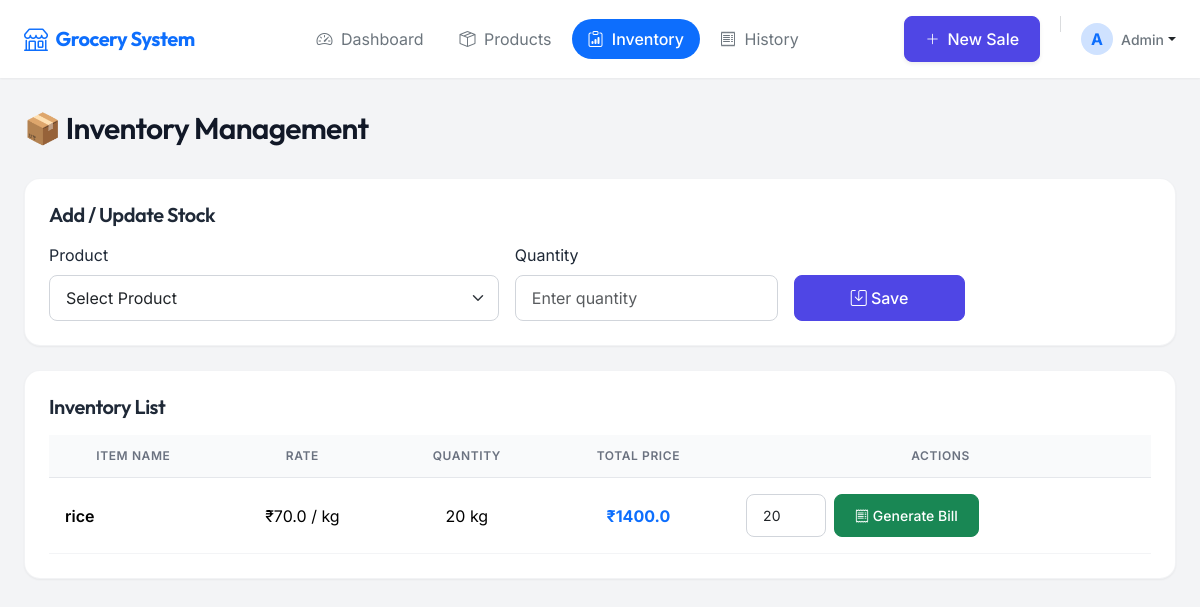
The page /inventory on the database as committed earlier.
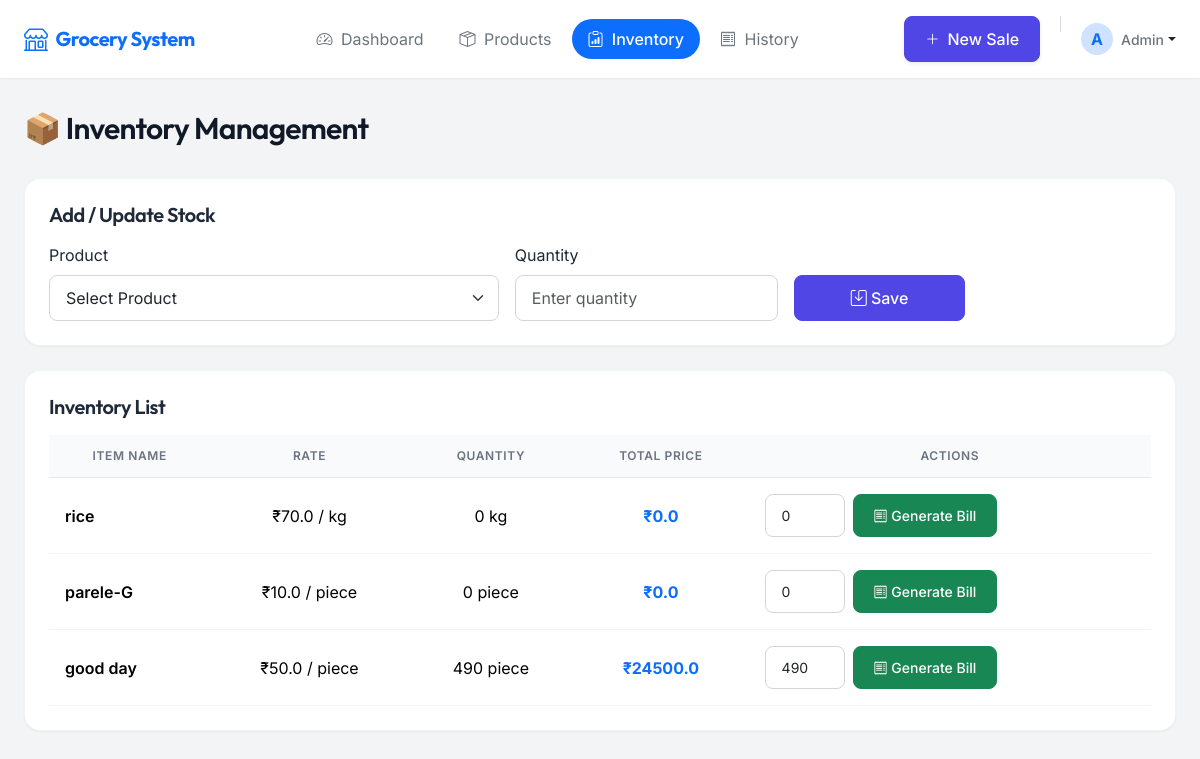
The same page on the database as committed later.
### models.py (models this page shows)
class Inventory(db.Model):
    __tablename__ = 'inventory'
    inventory_id = db.Column(db.Integer, primary_key=True)
    product_id = db.Column(
        db.Integer,
        db.ForeignKey('products.product_id', ondelete='CASCADE'),
        nullable=False,
        unique=True
    )
    quantity = db.Column(db.Integer, nullable=False)
    sales = db.relationship(
        'SaleItem',
        backref='inventory',
        cascade='all, delete-orphan'
    )

class Product(db.Model):
    __tablename__ = 'products'
    product_id = db.Column(db.Integer, primary_key=True)
    product_name = db.Column(db.String(200), nullable=False)
    rate = db.Column(db.Float, nullable=False)
    unit = db.Column(db.String(50), nullable=False)  # kg / litre / pcs
    profit = db.Column(db.Float, nullable=False, default=0.0)
    inventory = db.relationship(
        'Inventory',
        backref='product',
        uselist=False,
        cascade='all, delete-orphan'
    )

### app.py (the view)
@app.route('/inventory')
def inventory():
    products = Product.query.all()
    inventory_items = Inventory.query.join(Product).all()
    return render_template("inventory.html", products=products, inventory_items=inventory_items)

### app.py (called while the page is built)
@app.before_request
def log_request_info():
    print(f"\n[{datetime.now().strftime('%Y-%m-%d %H:%M:%S')}] {request.method} {request.path}")
    if request.method == 'POST':
        print(f"POST Data: {dict(request.form)}")
    print("-" * 50)

### templates/inventory.html (shortened to what this page needs)
{% extends "base.html" %}
{% block content %}
{% include 'owner-navbar.html' %}
<div class="page-container">
<h2 class="page-title">📦 Inventory Management</h2>
<div class="section-card mb-4">
  <h5 class="fw-semibold mb-3">Add / Update Stock</h5>
  <form method="POST" action="/update_inventory" enctype="application/x-www-form-urlencoded">
    <div class="row g-3 align-items-end">
      <div class="col-md-5">
        <label class="form-label">Product</label>
        <select name="product_id" class="form-select" required>
          <option value="">Select Product</option>
        </select>
      </div>
      <div class="col-md-3">
        <label class="form-label">Quantity</label>
        <input type="number" name="quantity" class="form-control" placeholder="Enter quantity" min="0" required>
      </div>
      <div class="col-md-2 d-grid">
        <button type="submit" class="btn btn-primary">
          <i class="bi bi-save"></i> Save
        </button>
      </div>
    </div>
  </form>
</div>
<div class="section-card">
  <h5 class="fw-semibold mb-3">Inventory List</h5>
  <div class="table-responsive">
    <table class="table table-hover align-middle text-center">
      <thead>
        <tr>
          <th>Item Name</th>
          <th>Rate</th>
          <th>Quantity</th>
          <th>Total Price</th>
          <th>Actions</th>
        </tr>
      </thead>
      <tbody>
        {% if inventory_items %}
          {% for item in inventory_items %}
          <tr>
            <td class="text-start fw-semibold">{{ item.product.product_name }}</td>
            <td>₹{{ item.product.rate }} / {{ item.product.unit }}</td>
            <td>{{ item.quantity }} {{ item.product.unit }}</td>
            <td class="fw-bold text-primary">₹{{ item.quantity * item.product.rate }}</td>
            <td>
              <form method="POST" action="/generate_bill" enctype="application/x-www-form-urlencoded" class="d-flex gap-2 align-items-center">
                <input type="number" name="quantity" class="form-control form-control-sm"
                       placeholder="Qty" min="1" max="{{ item.quantity }}"
                       value="{{ item.quantity }}" style="width: 80px;" required>
                <button type="submit" class="btn btn-success btn-sm">
                  <i class="bi bi-receipt"></i> Generate Bill
                </button>
              </form>
            </td>
          </tr>
          {% endfor %}
        {% else %}
          <tr>
            <td colspan="5" class="text-muted py-4">
              No inventory items available. Add products and update stock.
            </td>
          </tr>
        {% endif %}
      </tbody>
    </table>
  </div>
</div>
</div>
{% endblock content %}

### templates/base.html (shortened to what this page needs)
<!DOCTYPE html>
<html lang="en">
<head>
  <link href="https://cdn.jsdelivr.net/npm/bootstrap@5.3.3/dist/css/bootstrap.min.css" rel="stylesheet">
  <link href="https://cdn.jsdelivr.net/npm/bootstrap-icons@1.11.3/font/bootstrap-icons.css" rel="stylesheet">
</head>
<body>
  {% block content %}{% endblock content %}
</body>
</html>

### templates/owner-navbar.html (shortened to what this page needs)
{% block owner_navbar %}
<nav class="navbar navbar-expand-lg sticky-top mb-4"
  style="background: rgba(255,255,255,0.95); backdrop-filter: blur(10px); box-shadow: var(--shadow-sm);">
  <div class="container-fluid px-4 py-2">
    <a class="navbar-brand d-flex align-items-center gap-2 text-primary" href="/dashboard">
      <i class="bi bi-shop fs-4"></i>
      <span class="fw-bold tracking-tight">Grocery System</span>
    </a>
    <div class="collapse navbar-collapse" id="ownerNavbar">
      <ul class="navbar-nav mx-auto mb-2 mb-lg-0 gap-lg-1">
        <li class="nav-item">
          <a class="nav-link px-3 rounded-pill {% if request.path == '/dashboard' %}active bg-primary text-white fw-medium{% else %}text-secondary hover-bg-gray{% endif %}"
            href="/dashboard">
            <i class="bi bi-speedometer2 me-1"></i> Dashboard
          </a>
        </li>
        <li class="nav-item">
          <a class="nav-link px-3 rounded-pill {% if request.path == '/product' %}active bg-primary text-white fw-medium{% else %}text-secondary hover-bg-gray{% endif %}"
            href="/product">
            <i class="bi bi-box-seam me-1"></i> Products
          </a>
        </li>
        <li class="nav-item">
          <a class="nav-link px-3 rounded-pill {% if request.path == '/inventory' %}active bg-primary text-white fw-medium{% else %}text-secondary hover-bg-gray{% endif %}"
            href="/inventory">
            <i class="bi bi-clipboard-data me-1"></i> Inventory
          </a>
        </li>
        <li class="nav-item">
          <a class="nav-link px-3 rounded-pill {% if request.path == '/bill' %}active bg-primary text-white fw-medium{% else %}text-secondary hover-bg-gray{% endif %}"
            href="/bill">
            <i class="bi bi-receipt me-1"></i> History
          </a>
        </li>
      </ul>
      <div class="d-flex align-items-center gap-3">
        <button class="btn btn-primary d-flex align-items-center gap-2 shadow-sm" data-bs-toggle="modal"
          data-bs-target="#saleModal">
          <i class="bi bi-plus-lg small"></i>
          <span>New Sale</span>
        </button>
        <div class="dropdown">
          <a href="#" class="d-flex align-items-center text-decoration-none dropdown-toggle text-dark"
            data-bs-toggle="dropdown">
            <div
              class="bg-primary-subtle rounded-circle d-flex align-items-center justify-content-center text-primary fw-bold"
              style="width: 32px; height: 32px;">
              A
            </div>
            <span class="ms-2 small fw-medium text-secondary">Admin</span>
          </a>
        </div>
      </div>
    </div>
  </div>
</nav>
{% endblock owner_navbar %}

### templates/base.html (style rules this page uses)
:root { --primary: #4F46E5; --primary-dark: #4338ca; --secondary: #64748b; --success: #10b981; --warning: #f59e0b; --danger: #ef4444; --background: #f3f4f6; --surface: #ffffff; --shadow-sm: 0 1px 2px 0 rgb(0 0 0 / 0.05); --shadow-md: 0 4px 6px -1px rgb(0 0 0 / 0.1), 0 2px 4px -2px rgb(0 0 0 / 0.1); --shadow-lg: 0 10px 15px -3px rgb(0 0 0 / 0.1), 0 4px 6px -4px rgb(0 0 0 / 0.1); --radius-md: 0.75rem; --radius-lg: 1rem; }
body { background-color: var(--background); font-family: 'Inter', sans-serif; color: #1f2937; -webkit-font-smoothing: antialiased; }
h1, h2, h3, h4, h5, h6, .page-title, .navbar-brand { font-family: 'Outfit', sans-serif; font-weight: 600; letter-spacing: -0.025em; }
.page-container { max-width: 1200px; margin: 2rem auto; padding: 0 1.5rem; }
.page-title { color: #111827; font-size: 1.875rem; margin-bottom: 2rem; }
.section-card, .summary-card { background: var(--surface); border-radius: var(--radius-lg); box-shadow: var(--shadow-sm); border: 1px solid rgba(229, 231, 235, 0.5); padding: 1.5rem; transition: transform 0.2s ease, box-shadow 0.2s ease; }
.btn { font-weight: 500; padding: 0.625rem 1.25rem; border-radius: 0.5rem; transition: all 0.2s; }
.btn-primary { background-color: var(--primary); border-color: var(--primary); }
.form-control, .form-select { border-radius: 0.5rem; border: 1px solid #d1d5db; padding: 0.625rem 1rem; }
.table { margin-bottom: 0; }
.table thead th { background-color: #f9fafb; color: #6b7280; font-weight: 600; text-transform: uppercase; font-size: 0.75rem; letter-spacing: 0.05em; padding: 0.75rem 1rem; border-bottom: 1px solid #e5e7eb; }
.table tbody td { padding: 1rem; vertical-align: middle; border-bottom: 1px solid #f3f4f6; }

Rows that differ between the two databases and show on the page:
changed Inventory "rice": quantity "20" → "0"; item.quantity*item.product.rate "1400.0" → "0.0"
added Inventory: product.product_name "parele-G", product.rate "10.0", product.unit "piece", quantity "0", item.quantity*item.product.rate "0.0"
added Inventory: product.product_name "good day", product.rate "50.0", product.unit "piece", quantity "490", item.quantity*item.product.rate "24500.0"
